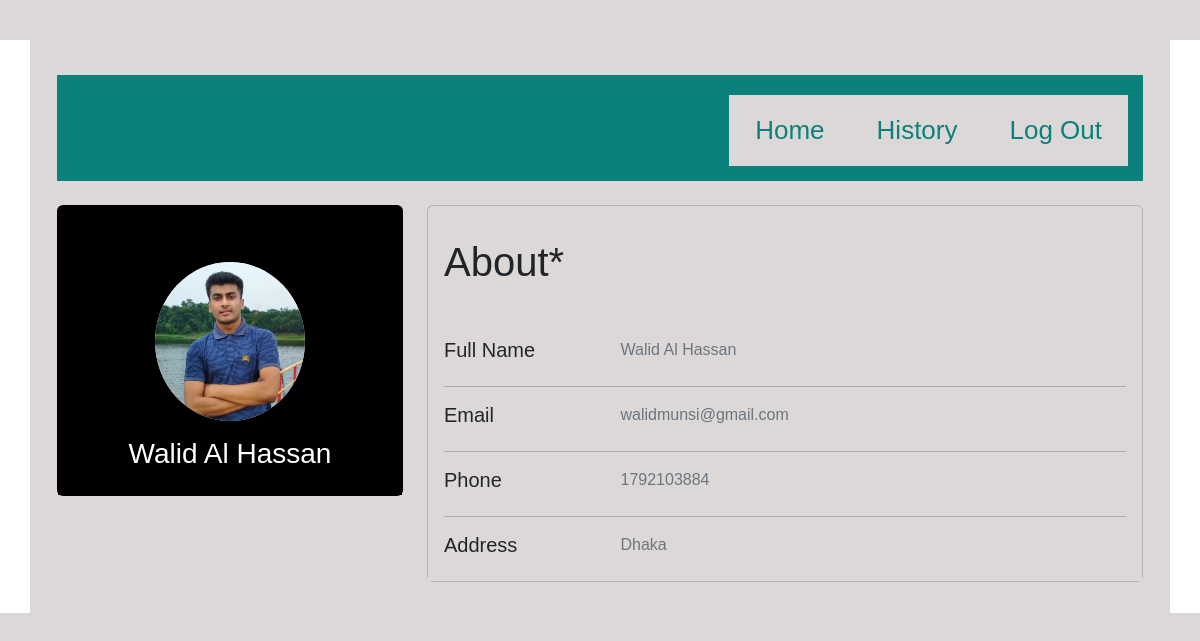
The page /profile.php (signed in) on the database its author committed.
### tables this page shows
CREATE TABLE `registration` (
  `id` int(8) UNSIGNED NOT NULL,
  `fullname` varchar(30) NOT NULL,
  `username` varchar(30) NOT NULL,
  `email` varchar(50) DEFAULT NULL,
  `p_number` int(11) DEFAULT NULL,
  `address` varchar(50) DEFAULT NULL,
  `password` varchar(50) DEFAULT NULL,
  `gender` enum('m','f','o') DEFAULT NULL,
  `image` varchar(100) NOT NULL
);

### profile.php (the view, shortened to what this page needs)
<?php
include 'connect.php';
$username=$_SESSION['username'];
$sql="select * from  registration where username='$username'";
$result=mysqli_query($conn,$sql);
if($result)
{
    while($row=mysqli_fetch_array($result))
    {
        $image=$row['image'];
        $fullname=$row['fullname'];
        $email=$row['email'];
        $phone=$row['p_number'];
        $address=$row['address'];
    }
}
?>
<!DOCTYPE html>
<html lang="en">
<head>
    <link href="https://cdn.jsdelivr.net/npm/bootstrap@5.2.2/dist/css/bootstrap.min.css" rel="stylesheet"
>
    <link rel="stylesheet" href="profile.css">
</head>
</head>
<body>
    <div class="container">
        <div class="main">
            <div class="topbar">
                <a href="logout.php">Log Out</a>
                <a href="viewHistory.php">History</a>
                <a href="home.php">Home</a>
            </div>
            <div class="row">
                <div class="col-md-4 mt-1">
                    <div class="card text-center sidebar w1">
                        <div class="card-body w1">
                            <img src="uimg/<?php echo $image ?>" class="rounded-circle" width="150">
                            <div class="mt-3">
                                <h3><?php
                                    echo $fullname;
                                     ?></h3>
                            </div>
                        </div>
                    </div>
                </div>
                <div class="col-md-8 mt-1">
                <?php
                    $sql = "SELECT COUNT(*) FROM borrow WHERE username = '$username' AND returnN = 'accepted'";
                    $result = mysqli_query($conn, $sql);
                    $row = mysqli_fetch_array($result);
                    $countT = $row['COUNT(*)'];
                    if ($countT >= 5){
                     echo '
                     <div class="card mb-3 content w2">
                     <h1 class="m-3 pt-3">About*</h1>';
                    }
                    else{
                        echo '
                    <div class="card mb-3 content w2">
                        <h1 class="m-3 pt-3">About</h1>';
                    }
                    ?>
                        <div class="card-body">
                            <div class="row">
                                <div class="col-md-3">
                                    <h5>Full Name</h5>
                                </div>
                                <div class="col-md-9 text-secondary">
                                    <?php
                                    echo $fullname;
                                     ?>
                                </div>
                            </div>
                            <hr>
                            <div class="row">
                                <div class="col-md-3">
                                    <h5>Email</h5>
                                </div>
                                <div class="col-md-9 text-secondary">
                                <?php
                                    echo $email;
                                     ?>
                                </div>
                            </div>
                            <hr>
                            <div class="row">
                                <div class="col-md-3">
                                    <h5>Phone</h5>
                                </div>
                                <div class="col-md-9 text-secondary">
                                <?php
                                    echo $phone;
                                     ?>
                                </div>
                            </div>
                            <hr>
                            <div class="row">
                                <div class="col-md-3">
                                    <h5>Address</h5>
                                </div>
                                <div class="col-md-9 text-secondary">
                                <?php
                                    echo $address;
                                     ?>
                                </div>
                            </div>
                        </div>
                    </div>
                </div>
            </div>
        </div>
</body>
</html>

### profile.css (style rules this page uses)
* { margin-top: 20px; background-color: rgb(221, 216, 216); }
.main { padding: 15px; font-family: Arial, Helvetica, sans-serif; }
.topbar { padding-bottom: 15px; padding-right: 15px; padding: auto; overflow: hidden; background-color: rgb(11, 129, 123); }
.topbar a { float: right; color: rgb(11, 129, 123); ; text-align: center; padding: 16px 26px; text-decoration: none; font-size: 26px; }
.card { position: relative; display: flex; flex-direction: column; }
.card h1 { background-color: rgb(221, 216, 216); }
.content { background-color: whitesmoke; }
.w1 { background-color: black; }
.mt-3 h3 { background-color: black; color: white; }
.w2 { background-color: rgb(221, 216, 216); }

### rows shown on the page
registration: image (picture), fullname "Walid Al Hassan", email "walidmunsi@gmail.com", p_number "1792103884", address "Dhaka"
